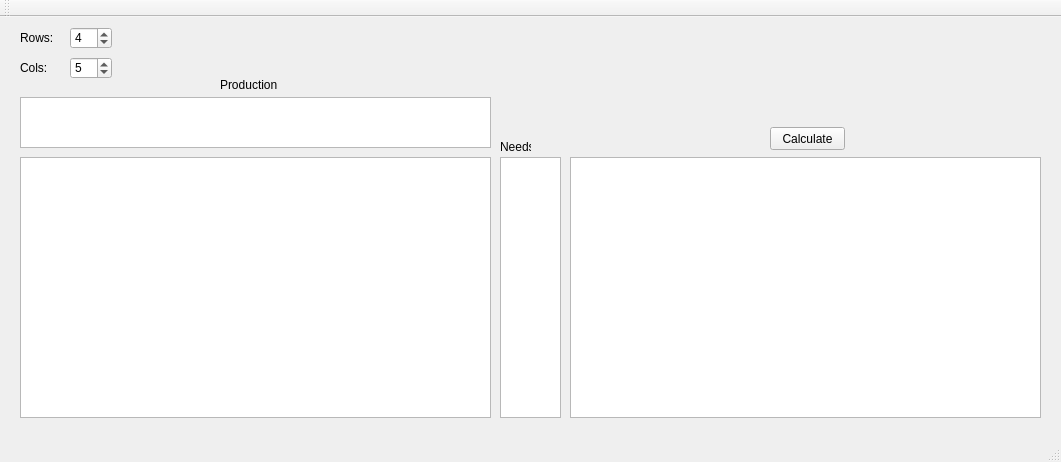
<?xml version="1.0" encoding="UTF-8"?>
<ui version="4.0">
 <class>MainWindow</class>
 <widget class="QMainWindow" name="MainWindow">
  <property name="geometry">
   <rect>
    <x>0</x>
    <y>0</y>
    <width>1061</width>
    <height>462</height>
   </rect>
  </property>
  <property name="windowTitle">
   <string>MainWindow</string>
  </property>
  <widget class="QWidget" name="centralWidget">
   <widget class="QTableView" name="costsView">
    <property name="enabled">
     <bool>true</bool>
    </property>
    <property name="geometry">
     <rect>
      <x>20</x>
      <y>140</y>
      <width>471</width>
      <height>261</height>
     </rect>
    </property>
    <property name="sizeAdjustPolicy">
     <enum>QAbstractScrollArea::AdjustToContents</enum>
    </property>
    <property name="showDropIndicator" stdset="0">
     <bool>true</bool>
    </property>
    <property name="dragDropOverwriteMode">
     <bool>true</bool>
    </property>
    <property name="cornerButtonEnabled">
     <bool>true</bool>
    </property>
   </widget>
   <widget class="QTableView" name="customersView">
    <property name="geometry">
     <rect>
      <x>20</x>
      <y>80</y>
      <width>471</width>
      <height>51</height>
     </rect>
    </property>
   </widget>
   <widget class="QLabel" name="label">
    <property name="geometry">
     <rect>
      <x>20</x>
      <y>10</y>
      <width>47</width>
      <height>21</height>
     </rect>
    </property>
    <property name="text">
     <string>Rows:</string>
    </property>
   </widget>
   <widget class="QLabel" name="label_2">
    <property name="geometry">
     <rect>
      <x>20</x>
      <y>41</y>
      <width>41</width>
      <height>20</height>
     </rect>
    </property>
    <property name="text">
     <string>Cols:</string>
    </property>
   </widget>
   <widget class="QSpinBox" name="rowCount">
    <property name="geometry">
     <rect>
      <x>70</x>
      <y>10</y>
      <width>42</width>
      <height>22</height>
     </rect>
    </property>
    <property name="minimum">
     <number>3</number>
    </property>
    <property name="maximum">
     <number>6</number>
    </property>
    <property name="value">
     <number>4</number>
    </property>
   </widget>
   <widget class="QSpinBox" name="colCount">
    <property name="geometry">
     <rect>
      <x>70</x>
      <y>40</y>
      <width>42</width>
      <height>22</height>
     </rect>
    </property>
    <property name="minimum">
     <number>3</number>
    </property>
    <property name="maximum">
     <number>6</number>
    </property>
    <property name="value">
     <number>5</number>
    </property>
   </widget>
   <widget class="QTableView" name="productionView">
    <property name="geometry">
     <rect>
      <x>500</x>
      <y>140</y>
      <width>61</width>
      <height>261</height>
     </rect>
    </property>
   </widget>
   <widget class="QTableView" name="costsView_2">
    <property name="geometry">
     <rect>
      <x>570</x>
      <y>140</y>
      <width>471</width>
      <height>261</height>
     </rect>
    </property>
   </widget>
   <widget class="QPushButton" name="calculateButton">
    <property name="geometry">
     <rect>
      <x>770</x>
      <y>110</y>
      <width>75</width>
      <height>23</height>
     </rect>
    </property>
    <property name="text">
     <string>Calculate</string>
    </property>
   </widget>
   <widget class="QLabel" name="label_3">
    <property name="geometry">
     <rect>
      <x>220</x>
      <y>60</y>
      <width>61</width>
      <height>16</height>
     </rect>
    </property>
    <property name="text">
     <string>Production</string>
    </property>
   </widget>
   <widget class="QLabel" name="label_4">
    <property name="geometry">
     <rect>
      <x>500</x>
      <y>120</y>
      <width>31</width>
      <height>20</height>
     </rect>
    </property>
    <property name="text">
     <string>Needs</string>
    </property>
   </widget>
  </widget>
  <widget class="QMenuBar" name="menuBar">
   <property name="geometry">
    <rect>
     <x>0</x>
     <y>0</y>
     <width>1061</width>
     <height>21</height>
    </rect>
   </property>
  </widget>
  <widget class="QToolBar" name="mainToolBar">
   <attribute name="toolBarArea">
    <enum>TopToolBarArea</enum>
   </attribute>
   <attribute name="toolBarBreak">
    <bool>false</bool>
   </attribute>
  </widget>
  <widget class="QStatusBar" name="statusBar"/>
 </widget>
 <layoutdefault spacing="6" margin="11"/>
 <resources/>
 <connections/>
</ui>
